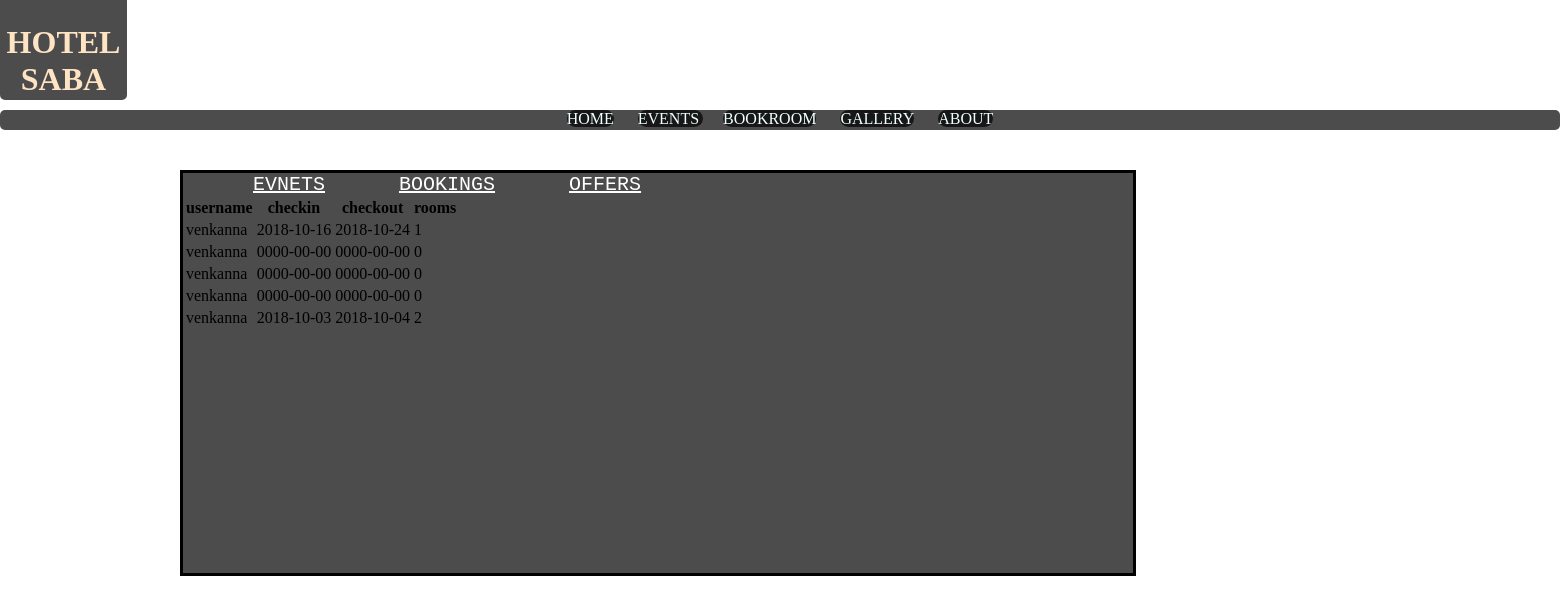
Screenshot of /adminbookings.php with the database file from the repository.
### tables this page shows
CREATE TABLE IF NOT EXISTS `bookroom` (
  `id` int(20) NOT NULL,
  `uname` varchar(10) NOT NULL,
  `checkin` date NOT NULL,
  `checkout` date NOT NULL,
  `rooms` int(1) NOT NULL
);

### adminbookings.php (the view, shortened to what this page needs)
<!DOCTYPE html>
<html>
   <head>
<link rel="stylesheet" href="admin.css">
       <link rel="stylesheet" href="https://cdnjs.cloudflare.com/ajax/libs/font-awesome/4.7.0/css/font-awesome.min.css">
          </head>
<body background="" >
    <form methos="post" action="admin.php">
        <div class="container">
        <h1>HOTEL SABA</h1>
        <br>
        <br>
        <br></div>
        <div class="container1">
            <a href="home.html"> HOME</a>
            <a href="events.html"> EVENTS </a>
        <a href="login.html"> BOOKROOM</a>
        <a href="gallery.html"> GALLERY</a>
            <a href="about.html"> ABOUT</a>
                </div>
    <div class="adminbox">
        <a href="adminevents.html">EVNETS</a>
            <a href="adminbookings.html">BOOKINGS</a>
          <a href="offers.html">OFFERS</a>
       <?php
$link = mysqli_connect("localhost", "root", "", "hotel");
$sql = "SELECT * FROM bookroom";
if($result = mysqli_query($link, $sql)){
    if(mysqli_num_rows($result) > 0){
        echo "<table>";
            echo "<tr>";
                echo "<th>username</th>";
                echo "<th>checkin</th>";
                echo "<th>checkout</th>";
                 echo "<th>rooms</th>";
            echo "</tr>";
              while($row = mysqli_fetch_array($result))
              {
            echo "<tr>";
                echo "<td>" . $row['uname'] . "</td>";
                echo "<td>" . $row['checkin'] . "</td>";
                echo "<td>" . $row['checkout']. "</td>";
                echo "<td>" . $row['rooms']. "</td>";
              }
        echo "</table>";
    } else{
        echo "No records matching your query were found.";
    }
} else{
    echo "ERROR: Could not able to execute $sql. " . mysqli_error($link);
}
?>
    </div>
     </form>
 </body>
 </html>

### admin.css (style rules this page uses)
body { background-repeat: no-repeat; background-size:cover; margin-left:0; margin-right:0; margin-top:0; margin-bottom:0px; box-sizing: border-box; margin: 0px; padding: 0px; background-position: center; }
.container { width:127px; height:110px; margin-top: -10px; margin-left: 0px; background:rgba(0,0,0,0.7); border-radius: 5px; text-align: center; }
.container h1 { color: bisque; margin-top: -80px; }
.container1 { width:1270; height: 20px; margin-top: 10px; margin-left: 0px; background:rgba(0,0,0,0.7); border-radius: 5px; text-align: center; }
.container1 a { color: azure; margin-top: -20px; margin-left: 10px; margin-right: 10px; background:rgba(0,0,0,0.7); border-radius: 40px; text-align: center; text-decoration: none; float:center; }
.adminbox { margin-top: 40PX; margin-left: 180px; width: 950px; height: 400px; border-bottom-style: solid; background:rgba(0,0,0,0.7); border-style: solid; }
.adminbox a { margin-top: 60px; margin-left:70px; color:white; font-family: monospace; font-size: 20px; }

### rows the page displays
bookroom: uname "venkanna", checkin "2018-10-16", checkout "2018-10-24", rooms "1"
bookroom: uname "venkanna", checkin "0000-00-00", checkout "0000-00-00", rooms "0"
bookroom: uname "venkanna", checkin "0000-00-00", checkout "0000-00-00", rooms "0"
bookroom: uname "venkanna", checkin "0000-00-00", checkout "0000-00-00", rooms "0"
bookroom: uname "venkanna", checkin "2018-10-03", checkout "2018-10-04", rooms "2"
